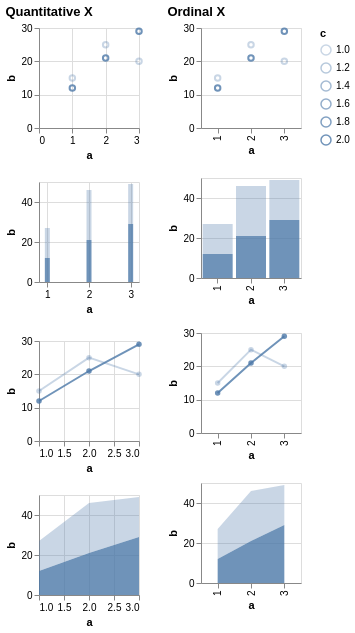

The specification (Vega-Lite) saved for this image:
### Vega-Lite specification from a JSON file in a GitHub repository (floating-point values rounded to 4 significant figures)
{"$schema": "https://vega.github.io/schema/vega-lite/v6.json", "description": "Testing invalid", "data": {"values": [{"a": 1, "b": 15, "c": 1}, {"a": 2, "b": 25, "c": 1}, {"a": 3, "b": 20, "c": 1}, {"a": 1, "b": 12, "c": 2}, {"a": 2, "b": 21, "c": 2}, {"a": 3, "b": 29, "c": 2}, {"a": 1, "b": 8, "c": null}, {"a": 2, "b": 31, "c": null}, {"a": 3, "b": 49, "c": null}]}, "config": {"mark": {"invalid": "filter", "tooltip": true}}, "hconcat": [{"title": "Quantitative X", "vconcat": [{"width": 100, "height": 100, "mark": "point", "encoding": {"x": {"field": "a", "type": "quantitative"}, "y": {"field": "b", "type": "quantitative"}, "opacity": {"field": "c", "type": "quantitative"}}}, {"width": 100, "height": 100, "mark": "bar", "encoding": {"x": {"field": "a", "type": "quantitative"}, "y": {"field": "b", "type": "quantitative"}, "opacity": {"field": "c", "type": "quantitative"}}}, {"width": 100, "height": 100, "layer": [{"mark": "line", "encoding": {"x": {"field": "a", "type": "quantitative"}, "y": {"field": "b", "type": "quantitative"}, "opacity": {"field": "c", "type": "quantitative"}}}, {"mark": {"type": "point", "opacity": 1, "filled": true}, "encoding": {"x": {"field": "a", "type": "quantitative"}, "y": {"field": "b", "type": "quantitative"}, "opacity": {"field": "c", "type": "quantitative"}}}]}, {"width": 100, "height": 100, "mark": "area", "encoding": {"x": {"field": "a", "type": "quantitative"}, "y": {"field": "b", "type": "quantitative"}, "opacity": {"field": "c", "type": "quantitative"}}}]}, {"title": "Ordinal X", "vconcat": [{"width": 100, "height": 100, "mark": "point", "encoding": {"x": {"field": "a", "type": "ordinal"}, "y": {"field": "b", "type": "quantitative"}, "opacity": {"field": "c", "type": "quantitative"}}}, {"width": 100, "height": 100, "mark": "bar", "encoding": {"x": {"field": "a", "type": "ordinal"}, "y": {"field": "b", "type": "quantitative"}, "opacity": {"field": "c", "type": "quantitative"}}}, {"width": 100, "height": 100, "layer": [{"mark": "line", "encoding": {"x": {"field": "a", "type": "ordinal"}, "y": {"field": "b", "type": "quantitative"}, "opacity": {"field": "c", "type": "quantitative"}}}, {"mark": {"type": "point", "opacity": 1, "filled": true}, "encoding": {"x": {"field": "a", "type": "ordinal"}, "y": {"field": "b", "type": "quantitative"}, "opacity": {"field": "c", "type": "quantitative"}}}]}, {"width": 100, "height": 100, "mark": "area", "encoding": {"x": {"field": "a", "type": "ordinal"}, "y": {"field": "b", "type": "quantitative"}, "opacity": {"field": "c", "type": "quantitative"}}}]}]}
